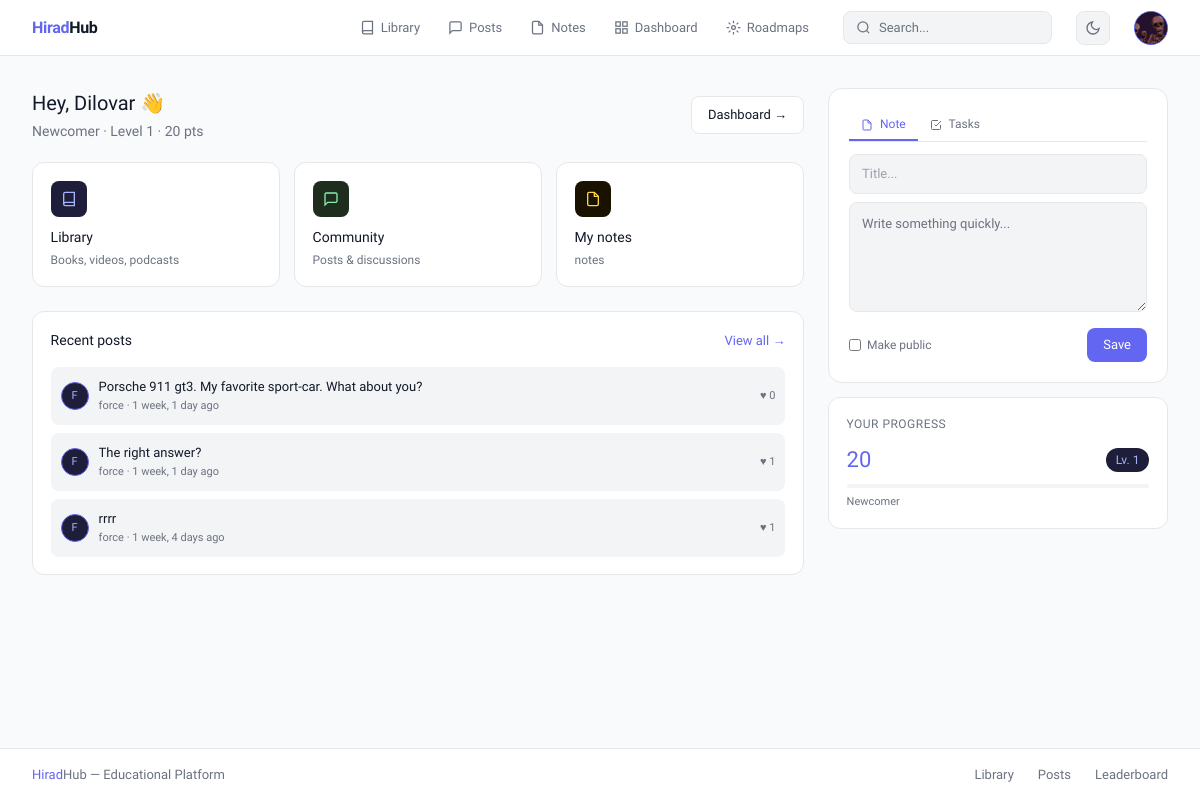
Before: / (signed in) with the older database file.
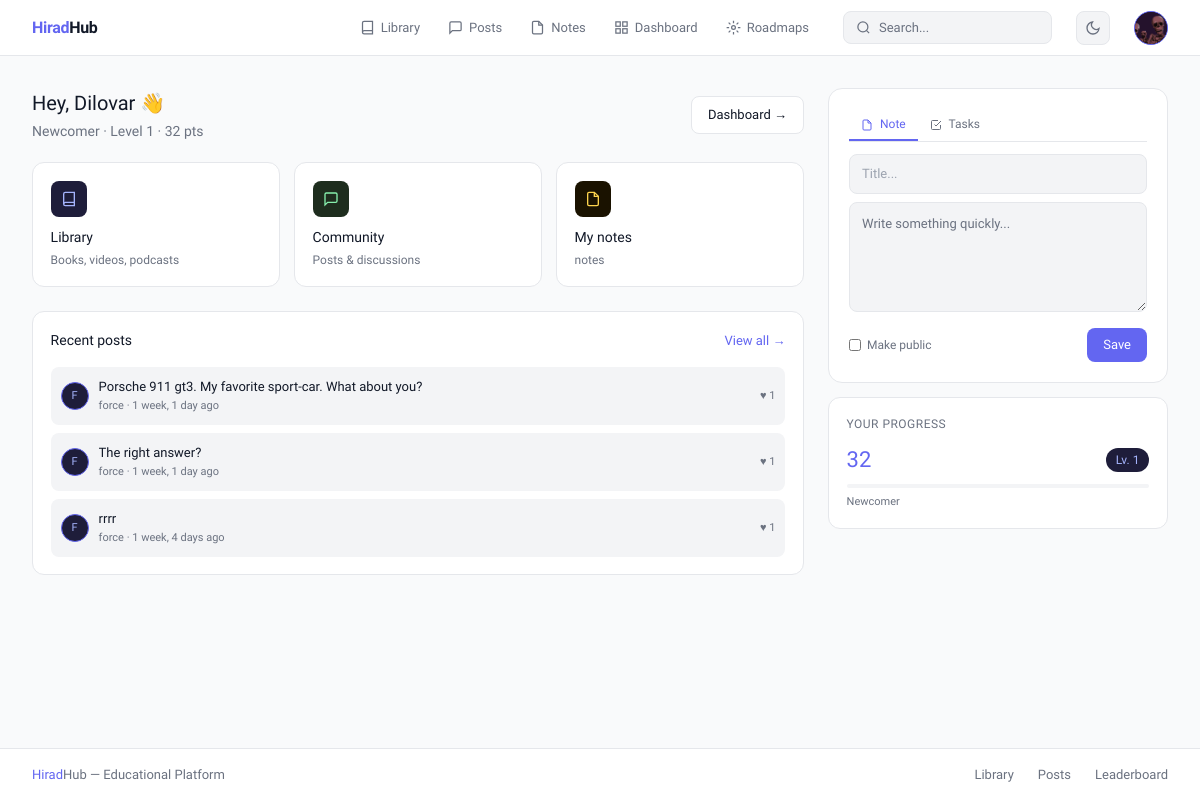
After: the same page with the newer database file.
### user/models.py (models this page shows, shortened)
class CustomUser(AbstractUser):
    phone_regex = RegexValidator(
        regex=r'^\+?1?\d{9,15}$',
        message="Phone number must be entered in the format: '+999999999'. Up to 15 digits allowed."
    )
    email = models.EmailField(unique=True, db_index=True)
    first_name = models.CharField(max_length=30, blank=True)
    last_name = models.CharField(max_length=30, blank=True)
    phone_number = models.CharField(max_length=15, blank=True, validators=[phone_regex])
    profile_picture = models.ImageField(upload_to='profile_pictures/', blank=True, null=True)
    bio = models.TextField(blank=True)
    is_email_verified = models.BooleanField(default=False)
    is_verified = models.BooleanField(default=False)
    role = models.CharField(max_length=20, default='student',
    choices=[('student', 'Student'), ('teacher', 'Teacher'), ('director', 'Director'), ('admin', 'Admin'  )])
    username = models.CharField(max_length=150, unique=True)
    groups = models.ManyToManyField(
        'auth.Group',
        verbose_name='groups',
        blank=True,
        help_text='The groups this user belongs to.',
        related_name='customuser_set',
        related_query_name='user',
    )
    score = models.PositiveIntegerField(default=0, db_index=True)
    level = models.PositiveIntegerField(default=1)
    title = models.CharField(max_length=50, blank=True, default='Newcomer')
    user_permissions = models.ManyToManyField(
        'auth.Permission',
        verbose_name='user permissions',
        blank=True,
        help_text='Specific permissions for this user.',
        related_name='customuser_set',
        related_query_name='user',
    )
    class Meta:
        verbose_name = 'User'
        verbose_name_plural = 'Users'

### post/models.py (models this page shows, shortened)
class Post(models.Model):
    POST_TYPES_CHOICES = [
        ('post', 'Post'),
        ('question', 'Question'),
        ('article', 'Article'),
    ]
    author = models.ForeignKey(settings.AUTH_USER_MODEL, on_delete=models.CASCADE, related_name='posts')
    post_type = models.CharField(max_length=20, choices=POST_TYPES_CHOICES, default='post', db_index=True)
    text = models.TextField(max_length=10000, blank=True)
    image = models.ImageField(upload_to='post/images/', null=True, blank=True)
    video = models.FileField(upload_to='post/videos/', null=True, blank=True)
    is_answered = models.BooleanField(default=False, db_index=True)
    accepted_comment = models.OneToOneField('library.Comment', null=True, blank=True, on_delete=models.SET_NULL, related_name='accepted_for')
    view_count = models.PositiveIntegerField(default=0, db_index=True)
    step = models.PositiveIntegerField(default=0, db_index=True)
    created_at = models.DateTimeField(auto_now_add=True)
    updated_at = models.DateTimeField(auto_now=True)
    topics = models.ManyToManyField(Topic, related_name='posts', blank=True)
    likes = GenericRelation('library.Like')
    comments = GenericRelation('library.Comment')
    favorites = GenericRelation('post.Favorite')
    class Meta:
        indexes = [
            models.Index(fields=['-created_at']),
            models.Index(fields=['post_type']),
            models.Index(fields=['author', 'post_type']),
        ]
    @property
    def count_likes(self):
        return self.likes.count()

### main/views.py (the view)
# urls.py: path('', views.library_home, name='home'),
def home(request):
    recent_posts = Post.objects.select_related('author').order_by('-created_at')[:5]
    return render(request, 'main/home.html', {'recent_posts' : recent_posts})

### templates/main/home.html (shortened to what the changed rows need)
{% extends 'base.html' %}
{% block content %}
{% if request.user.is_authenticated %}
<div class="home-cols">
    <div>
        <div
            style="display:flex; align-items:center; justify-content:space-between; margin-bottom:1.25rem; flex-wrap:wrap; gap:10px;">
            <div>
                <p style="font-size:20px; font-weight:500; color:var(--text);">Hey,
                    {{ request.user.first_name|default:request.user.username }} 👋</p>
                <p style="font-size:14px; color:var(--muted); margin-top:3px;">{{ request.user.title }} · Level
                    {{request.user.level }} · {{ request.user.score }} pts</p>
            </div>
            <a href="{% url 'main:dashboard' %}"
                style="padding:8px 16px; background:var(--surface); border:0.5px solid var(--border); border-radius:8px; font-size:13px; color:var(--text); text-decoration:none; transition:border-color 0.15s;"
                onmouseover="this.style.borderColor='var(--accent)'"
                onmouseout="this.style.borderColor='var(--border)'">
                Dashboard →
            </a>
        </div>
        <div class="feature-grid" style="margin-bottom:1.5rem;">
            <a href="{% url 'library:home' %}" style="text-decoration:none;">
                <div style="background:var(--surface); border:0.5px solid var(--border); border-radius:12px; padding:1.1rem; transition:border-color 0.15s;"
                    onmouseover="this.style.borderColor='var(--accent)'"
                    onmouseout="this.style.borderColor='var(--border)'">
                    <div
                        style="width:36px; height:36px; background:#1e1d3a; border-radius:8px; display:flex; align-items:center; justify-content:center; margin-bottom:10px;">
                        <svg width="16" height="16" viewBox="0 0 24 24" fill="none" stroke="#a5b4fc" stroke-width="2">
                            <path d="M4 19.5A2.5 2.5 0 0 1 6.5 17H20" />
                            <path d="M6.5 2H20v20H6.5A2.5 2.5 0 0 1 4 19.5v-15A2.5 2.5 0 0 1 6.5 2z" />
                        </svg>
                    </div>
                    <p style="font-size:14px; font-weight:500; color:var(--text); margin-bottom:3px;">Library</p>
                    <p style="font-size:12px; color:var(--muted);">Books, videos, podcasts</p>
                </div>
            </a>
            <a href="{% url 'post:list' %}" style="text-decoration:none;">
                <div style="background:var(--surface); border:0.5px solid var(--border); border-radius:12px; padding:1.1rem; transition:border-color 0.15s;"
                    onmouseover="this.style.borderColor='var(--accent)'"
                    onmouseout="this.style.borderColor='var(--border)'">
                    <div
                        style="width:36px; height:36px; background:#1e2d1e; border-radius:8px; display:flex; align-items:center; justify-content:center; margin-bottom:10px;">
                        <svg width="16" height="16" viewBox="0 0 24 24" fill="none" stroke="#86efac" stroke-width="2">
                            <path d="M21 15a2 2 0 0 1-2 2H7l-4 4V5a2 2 0 0 1 2-2h14a2 2 0 0 1 2 2z" />
                        </svg>
                    </div>
                    <p style="font-size:14px; font-weight:500; color:var(--text); margin-bottom:3px;">Community</p>
                    <p style="font-size:12px; color:var(--muted);">Posts & discussions</p>
                </div>
            </a>
            <a href="{% url 'note:list' %}" style="text-decoration:none;">
                <div style="background:var(--surface); border:0.5px solid var(--border); border-radius:12px; padding:1.1rem; transition:border-color 0.15s;"
                    onmouseover="this.style.borderColor='var(--accent)'"
                    onmouseout="this.style.borderColor='var(--border)'">
                    <div
                        style="width:36px; height:36px; background:#1a1200; border-radius:8px; display:flex; align-items:center; justify-content:center; margin-bottom:10px;">
                        <svg width="16" height="16" viewBox="0 0 24 24" fill="none" stroke="#fcd34d" stroke-width="2">
                            <path d="M14 2H6a2 2 0 0 0-2 2v16a2 2 0 0 0 2 2h12a2 2 0 0 0 2-2V8z" />
                            <polyline points="14 2 14 8 20 8" />
                        </svg>
                    </div>
                    <p style="font-size:14px; font-weight:500; color:var(--text); margin-bottom:3px;">My notes</p>
                    <p style="font-size:12px; color:var(--muted);">{{ request.user.note_set.count }} notes</p>
                </div>
            </a>
        </div>
        {% if recent_posts %}
        <div style="background:var(--surface); border:0.5px solid var(--border); border-radius:12px; padding:1.1rem;">
            <div style="display:flex; align-items:center; justify-content:space-between; margin-bottom:1rem;">
                <p style="font-size:14px; font-weight:500; color:var(--text);">Recent posts</p>
                <a href="{% url 'post:list' %}" style="font-size:13px; color:var(--accent); text-decoration:none;">View
                    all →</a>
            </div>
            <div style="display:flex; flex-direction:column; gap:8px;">
                {% for post in recent_posts %}
                <a href="{% url 'post:detail' post.pk %}" style="text-decoration:none;">
                    <div style="display:flex; align-items:center; gap:10px; padding:10px; background:var(--surface2); border-radius:8px; transition:background 0.15s;"
                        onmouseover="this.style.background='var(--border)'"
                        onmouseout="this.style.background='var(--surface2)'">
                        <div
                            style="width:28px; height:28px; border-radius:50%; background:#1e1d3a; border:1px solid var(--accent); display:flex; align-items:center; justify-content:center; font-size:11px; color:#a5b4fc; flex-shrink:0;">
                            {{ post.author.username|first|upper }}
                        </div>
                        <div style="flex:1; min-width:0;">
                            <p
                                style="font-size:13px; color:var(--text); overflow:hidden; text-overflow:ellipsis; white-space:nowrap;">
                                {{ post.text|truncatechars:60 }}</p>
                            <p style="font-size:11px; color:var(--muted); margin-top:2px;">{{ post.author.username }} ·
                                {{ post.created_at|timesince }} ago</p>
                        </div>
                        <span style="font-size:11px; color:var(--muted); flex-shrink:0;">♥ {{ post.count_likes }}</span>
                    </div>
                </a>
                {% endfor %}
            </div>
        </div>
        {% endif %}
    </div>
    <div style="position:sticky; top:70px; display:flex; flex-direction:column; gap:14px;">
        <div style="background:var(--surface); border:0.5px solid var(--border); border-radius:14px; padding:1.25rem;">
            <div class="widget-tabs">
                <button class="widget-tab active" onclick="switchTab('note', this)">
                    <svg width="12" height="12" viewBox="0 0 24 24" fill="none" stroke="currentColor" stroke-width="2"
                        style="display:inline;margin-right:4px;vertical-align:middle;">
                        <path d="M14 2H6a2 2 0 0 0-2 2v16a2 2 0 0 0 2 2h12a2 2 0 0 0 2-2V8z" />
                        <polyline points="14 2 14 8 20 8" />
                    </svg>
                    Note
                </button>
                <button class="widget-tab" onclick="switchTab('tasks', this)">
                    <svg width="12" height="12" viewBox="0 0 24 24" fill="none" stroke="currentColor" stroke-width="2"
                        style="display:inline;margin-right:4px;vertical-align:middle;">
                        <polyline points="9 11 12 14 22 4" />
                        <path d="M21 12v7a2 2 0 0 1-2 2H5a2 2 0 0 1-2-2V5a2 2 0 0 1 2-2h11" />
                    </svg>
                    Tasks
                </button>
            </div>
            <div id="panel-note">
                <form method="POST" action="{% url 'note:create' %}" id="quick-note-form">
                    <input type="text" name="title" placeholder="Title..."
                        style="width:100%; padding:9px 12px; background:var(--surface2); border:0.5px solid var(--border); border-radius:8px; font-size:13px; color:var(--text); outline:none; font-family:'Sora',sans-serif; margin-bottom:8px; transition:border-color 0.15s;"
                        onfocus="this.style.borderColor='var(--accent)'"
                        onblur="this.style.borderColor='var(--border)'" />
                    <textarea name="content" class="quick-note-area"
                        placeholder="Write something quickly..."></textarea>
                    <div style="display:flex; align-items:center; justify-content:space-between; margin-top:10px;">
                        <label
                            style="display:flex; align-items:center; gap:6px; cursor:pointer; font-size:12px; color:var(--muted);">
                            <input type="checkbox" name="is_public"
                                style="accent-color:var(--accent); width:12px; height:12px;" />
                            Make public
                        </label>
                        <button type="submit"
                            style="padding:7px 16px; background:var(--accent); color:#fff; border:none; border-radius:8px; font-size:13px; font-weight:500; cursor:pointer; font-family:'Sora',sans-serif; transition:background 0.15s;"
                            onmouseover="this.style.background='var(--accent-h)'"
                            onmouseout="this.style.background='var(--accent)'">
                            Save
                        </button>
                    </div>
                </form>
            </div>
        </div>
        <div style="background:var(--surface); border:0.5px solid var(--border); border-radius:12px; padding:1.1rem;">
            <p
                style="font-size:12px; color:var(--muted); margin-bottom:10px; text-transform:uppercase; letter-spacing:0.04em; font-weight:500;">
                Your progress</p>
            <div style="display:flex; justify-content:space-between; align-items:center; margin-bottom:8px;">
                <span style="font-size:22px; font-weight:500; color:var(--accent);">{{ request.user.score }}</span>
                <span
                    style="font-size:12px; padding:3px 10px; background:#1e1d3a; color:#a5b4fc; border-radius:20px;">Lv.
                    {{ request.user.level }}</span>
            </div>
            <div style="height:4px; background:var(--surface2); border-radius:2px; overflow:hidden; margin-bottom:6px;">
            </div>
            <p style="font-size:11px; color:var(--muted);">{{ request.user.title }}</p>
        </div>
    </div>
</div>
{% endif %}
{% endblock %}

### templates/base.html (shortened to what the changed rows need)
<!DOCTYPE html>
<html lang="en">
<head>
    <script src="https://cdn.tailwindcss.com"></script>
</head>
<body>
    <header class="navbar">
        {% if user.is_authenticated %}
        <div class="dropdown" id="user-dropdown">
            <div class="avatar-btn" id="avatar-btn">
                {% if user.profile_picture %}
                <img src="{{ user.profile_picture.url }}" alt="avatar" />
                {% else %}
                {{ user.username|first|upper }}
                {% endif %}
            </div>
        </div>
        {% else %}
        <div style="display:flex;align-items:center;gap:6px;flex-shrink:0;">
            <a href="{% url 'user:login' %}" class="btn-ghost">Login</a>
            <a href="{% url 'user:register' %}" class="btn-primary">Register</a>
        </div>
        {% endif %}
    </header>
    <main>{% block content %}{% endblock %}</main>
</body>
</html>

Changed rows visible on the page:
changed CustomUser "Dilovar": user.score "20" → "32"
changed Post "Porsche 911 gt3. My favorite sport-car. What about you?": count_likes "0" → "1"
